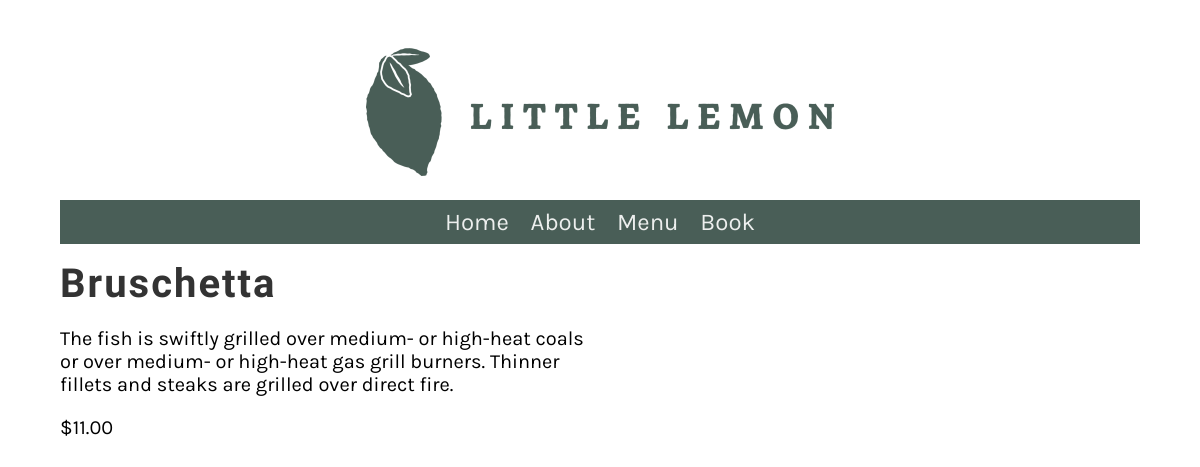
The app's page /menu_item/3/ with its own data.
### restaurant/models.py (models this page shows, shortened)
class Menu(models.Model):
  name = models.CharField(max_length=255)
  price = models.IntegerField()
  description = models.CharField(max_length=1000, default='')

### restaurant/views.py (the view)
# urls.py: path('menu_item/<int:pk>/', views.display_menu_item, name="menu_item")
def display_menu_item(request, pk=None):
  if pk:
      menu_item = Menu.objects.get(pk=pk)
  else:
      menu_item = ""
  return render(request, 'menu_item.html', {'menu_item': menu_item})

### restaurant/templates/menu_item.html
{% extends 'base.html' %}
{% block content %}
<div class="row">
  <div class="column">
    <h2>{{ menu_item.name }}</h2>
    <p>{{ menu_item.description }}</p>
    <p>${{ menu_item.price }}.00</p>
  </div>
</div>
{% endblock %}

### restaurant/static/css/style.css (style rules this page uses)
body { font-family: 'Karla', sans-serif; margin-top: 3rem; margin-bottom: 3rem; margin-left: 5%; margin-right: 5%; }
h1, h2, h3, h4, h5, h6 { font-family: 'Markazi Text', serif; letter-spacing: 2px;; }
h2 { font-size: 2.5rem; color: #333333; margin:1rem 0; }
p, ul { font-size: 1.25rem;; }
.row { display: flex; flex-direction: row; width: 100%; padding-bottom: 1rem; }
.column { flex-basis: 50%; margin-bottom: 1rem; padding-bottom: 1rem; }

### records on screen
Menu: name "Bruschetta", description "The fish is swiftly grilled over medium- or high-heat coals or over medium- or high-heat gas grill burners. Thinner fillets and steaks are grilled over direct fire.", price "11"
